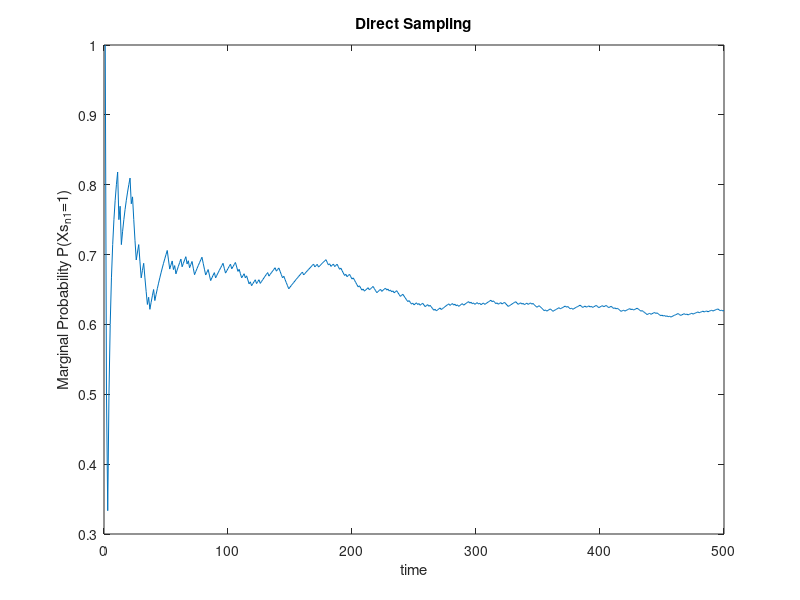

Write the MATLAB code that produced this figure.
n = 10;
X_matrix = zeros(n,n); %X values
a = 0.7;
b = 0.5;
c = 0.3;

m = 500; %number of samples
count = zeros(n-1,1); %count the number of 1 values
plot_vals = zeros(m,1);

for k=1:m
    for i=1:n
        for j=1:(n-i+1)
            rand_num = rand;
            if i==1
                if rand_num < c
                    X_matrix(i,j) = 1;
                else
                    X_matrix(i,j) = 0;
                end
            else
                if X_matrix(i-1,j) == X_matrix(i-1,j+1)
                    if rand_num < a
                        X_matrix(i,j) = 1;
                    else
                        X_matrix(i,j) = 0;
                    end
                else
                    if rand_num < b
                        X_matrix(i,j) = 1;
                    else
                        X_matrix(i,j) = 0;
                    end
                end
            end
        end
    end
    count = count + X_matrix(2:n,1);
    plot_vals(k) = count(n-1)/k;
end

t=1:m;
plot(t,plot_vals(t))
xlabel('time');
ylabel('Marginal Probability P(Xs_n_1=1)')
title('Direct Sampling')
probs = count/m
